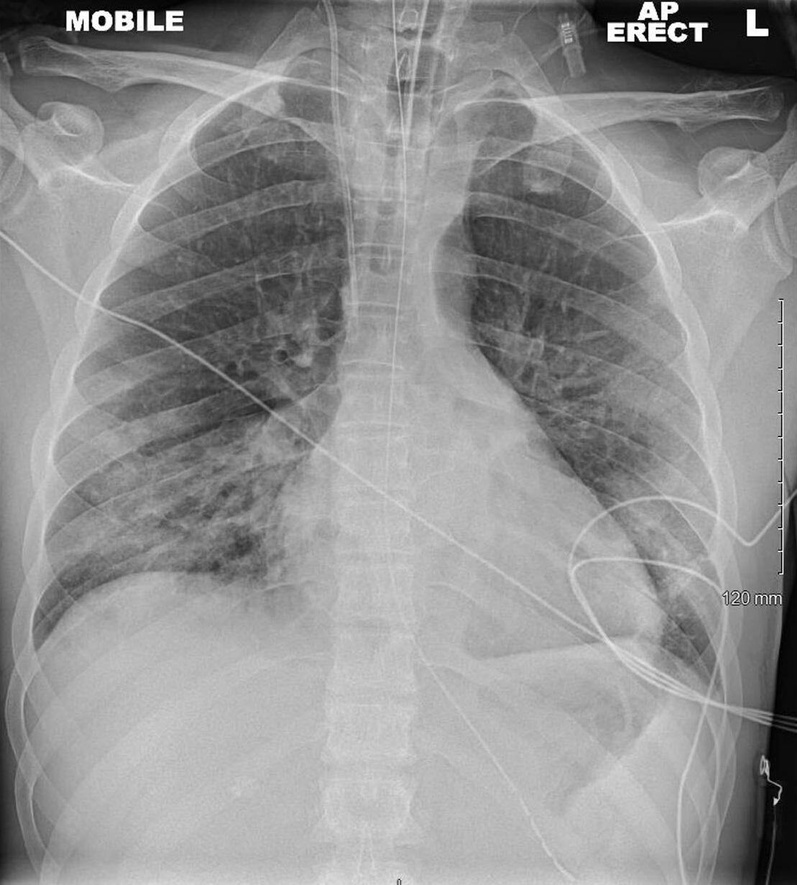
#> input picture Lecture08/files/COVID-00003b.jpg, 797 x 885 px, shrunk from 1109 x 1231 before the run, found by its file name
$ jupyter execute --allow-errors testing.ipynb
#> lines starting #> are read from the running program, lines starting #| are printed output that depends on the picture
[cell 1]
import mymodule
import math as maths

[cell 2]
mymodule.greeting("World")
#> (this line was passed over: mymodule is not available in this run)
print(maths.floor(2.4))
#> (the rest of this cell did not finish here and is left out)

[cell 3]
import foo
foo.bar.hello()
#> (this line was passed over: foo is not available in this run)

[cell 4]
try:
    f = open("try_test.txt", "w+")
    f.write("Test line")
    f.close()
finally:
        f.close()

#> (a cell that did not finish here is left out)

[cell 6]
f = open("try_test.txt", "w")
f.write("Hello\n")
f.write("World")
f.close()

[cell 7]
with open("try_test", "w+") as f:
    f.write("Testing again")
#> (the rest of this cell did not finish here and is left out)

#> (a cell that did not finish here is left out)

[cell 9]
contents_float = []
#> (the rest of this cell did not finish here and is left out)

[cell 10]
import matplotlib.pyplot as plt
plt.plot(contents_float)
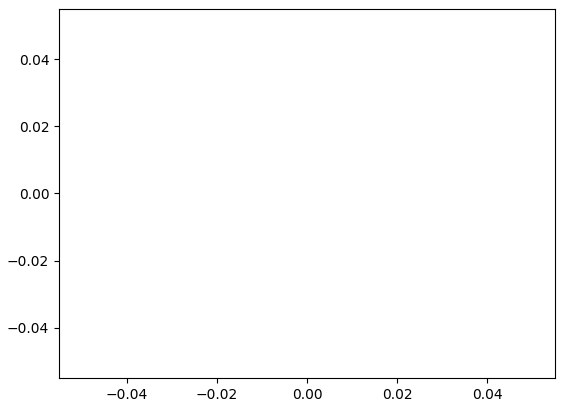
#> figure drawn by matplotlib, 1 panel

[cell 11]
import cv2
path = "files/COVID-00003b.jpg"
img = cv2.imread(path)
#> img is the input picture: shape (885, 797, 3); min 0, max 255, mean 146.1
print(type(img))
#| <class 'numpy.ndarray'>

[cell 12]
print(img)
#> (printed output is left out)
